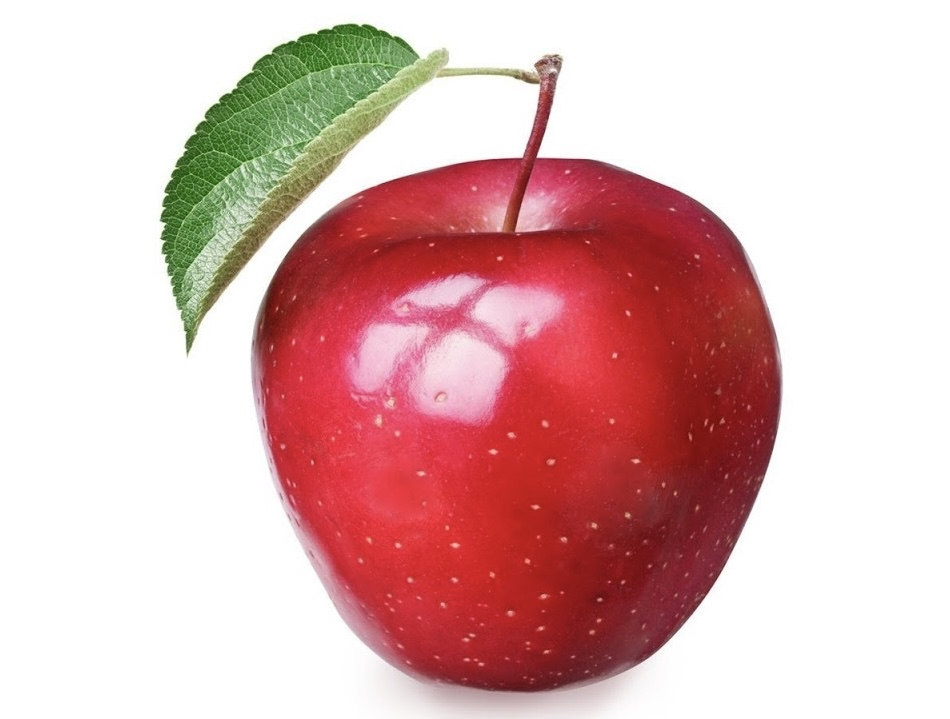
#> input picture Fruits and Vegetables/Apple.jpeg, 950 x 719 px, found by its file name; its folder holds only this picture in this run
$ jupyter execute --allow-errors Fadhila2318040EktraksiFiturWarna.ipynb
#> lines starting #> are read from the running program, lines starting #| are printed output that depends on the picture
### **Import Library**

[cell 1]
import cv2
import numpy as np
import pandas as pd
import os
import matplotlib.pyplot as plt

### **Mount Drive**

[cell 2]
from google.colab import drive
drive.mount('/content/drive')

### **Load Dataset**

[cell 3]
folder_path = "/content/drive/MyDrive/Colab Notebooks/Fruits and Vegetables"

image_files = [f for f in os.listdir(folder_path) if f.endswith(('.jpg','.png','.jpeg'))]

print("Jumlah gambar:", len(image_files))

plt.figure(figsize=(12,8))
for i, file in enumerate(image_files[:10]):  # tampilkan max 10 gambar
    path = os.path.join(folder_path, file)
    image = cv2.imread(path)
#> image is the input picture: shape (719, 950, 3); mean B, G, R 182.7, 183.5, 222

    if image is None:
        continue

    # ubah BGR ke RGB (biar warna tidak kebalik)
    image = cv2.cvtColor(image, cv2.COLOR_BGR2RGB)

    plt.subplot(2,5,i+1)
    plt.imshow(image)
    plt.title(file)
    plt.axis('off')

plt.tight_layout()
plt.show()

### **Ekstraksi Fitur Warna (RGB)**

[cell 4]
def extract_rgb_features(image):
    R = image[:,:,2]
    G = image[:,:,1]
    B = image[:,:,0]

    mean_r = np.mean(R)
    mean_g = np.mean(G)
    mean_b = np.mean(B)

    return [mean_r, mean_g, mean_b]

[cell 5]
#PROSES KE SEMUA GAMBAR

data = []

#> (the rest of this cell did not finish here and is left out)

### **Simpan Ke DataFrame**

[cell 6]
columns = ["nama_file", "mean_r", "mean_g", "mean_b"]

df = pd.DataFrame(data, columns=columns)

print("Hasil Ekstraksi Fitur RGB :")
display(df)

### **Download File**

[cell 7]
output_path = "/content/Hasil Ekstraksi Fitur Warna.xlsx"

#> (the rest of this cell did not finish here and is left out)

## **Visualisasi Data**

### **Perbandingan Mean RGB**
Grafik dibawah ini menunjukkan distribusi warna dominan pada setiap citra berdasarkan nilai mean RGB.

[cell 8]
plt.figure(figsize=(12,6))

df['label'] = df['nama_file']

x = np.arange(len(df))

plt.bar(x - 0.2, df['mean_r'], width=0.2, label='Red', color='red')
plt.bar(x, df['mean_g'], width=0.2, label='Green', color='green')
plt.bar(x + 0.2, df['mean_b'], width=0.2, label='Blue', color='blue')

plt.xticks(x, df['label'], rotation=30)
plt.title("Perbandingan Mean RGB Tiap Citra")
plt.xlabel("Citra")
plt.ylabel("Nilai Mean")
plt.legend()

plt.tight_layout()
plt.show()

### **Sebaran Warna (Red VS Green)**
Grafik dibawah ini menunjukkan hubungan antara nilai mean warna merah dan hijau, sehingga dapat dilihat sebaran dan kemiripan warna antar citra.

[cell 9]
plt.figure(figsize=(10,5))

plt.scatter(df['mean_r'], df['mean_g'])

for i, txt in enumerate(df['nama_file']):
    plt.annotate(txt,
                 (df['mean_r'][i], df['mean_g'][i]),
                 xytext=(5,5),  # geser posisi teks
                 textcoords='offset points',
                 fontsize=8)

plt.title("Sebaran Warna (Red vs Green)")
plt.xlabel("Mean Red")
plt.ylabel("Mean Green")
plt.grid()
plt.show()
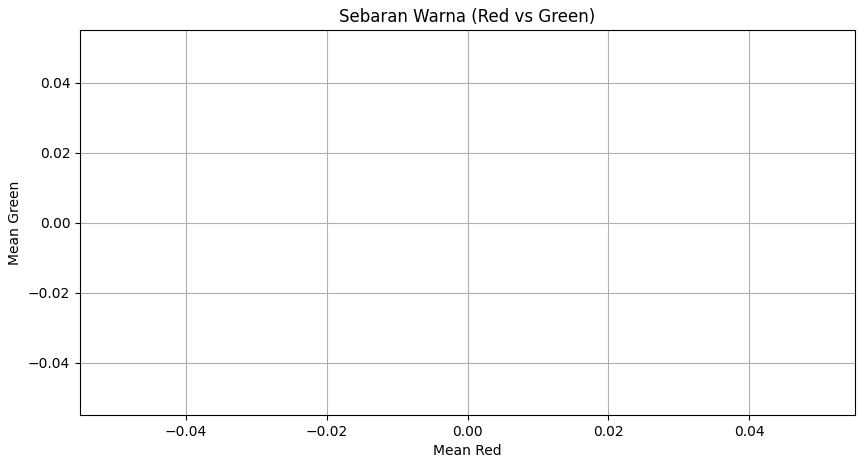
#> figure drawn by matplotlib, 1 panel

### **Distribusi Warna**
Grafik dibawah ini menunjukkan distribusi nilai RGB pada dataset, sehingga dapat diketahui warna yang paling dominan muncul pada citra buah dan sayuran.

[cell 10]
plt.figure(figsize=(12,5))

plt.subplot(1,3,1)
plt.hist(df['mean_r'], bins=5, color='red')
plt.title("Distribusi Red")

plt.subplot(1,3,2)
plt.hist(df['mean_g'], bins=5, color='green')
plt.title("Distribusi Green")

plt.subplot(1,3,3)
plt.hist(df['mean_b'], bins=5, color='blue')
plt.title("Distribusi Blue")

plt.tight_layout()
plt.show()
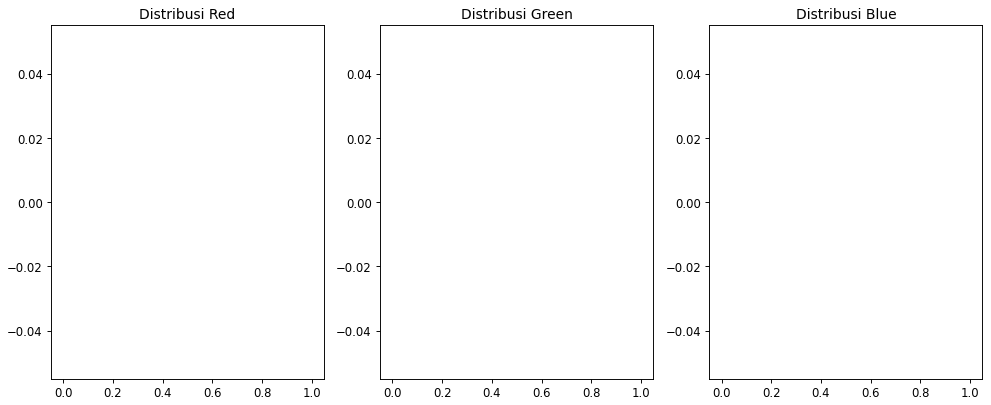
#> figure drawn by matplotlib, 3 panels
